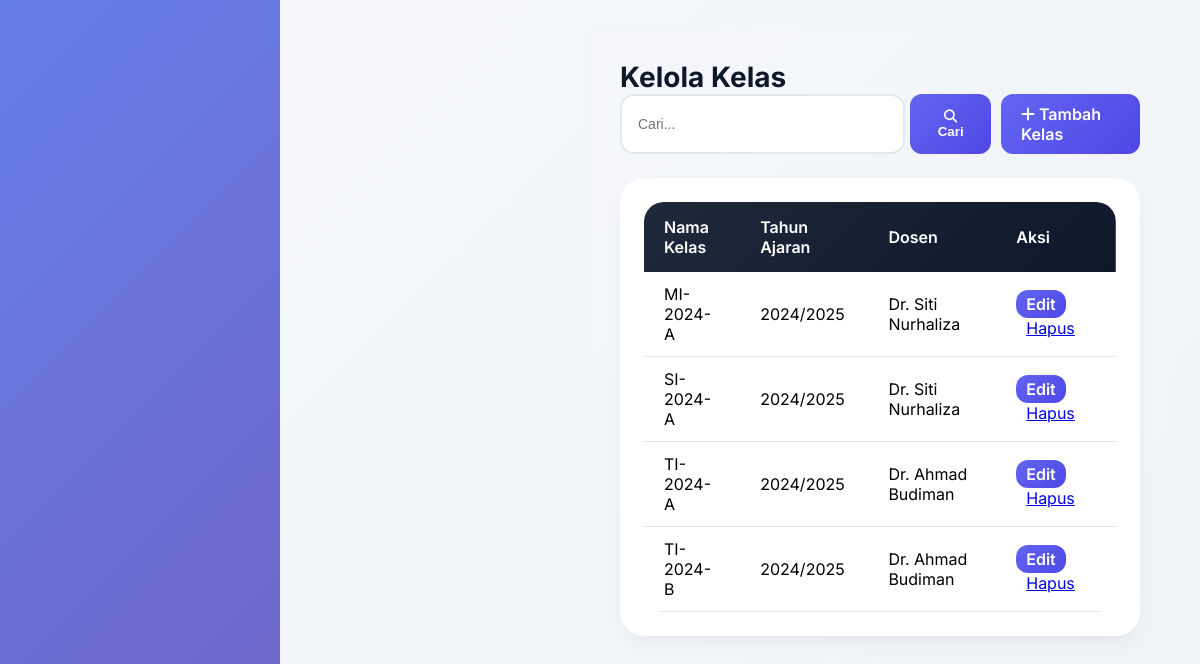
Page /admin/kelas/index.php (signed in) on the earlier database version.
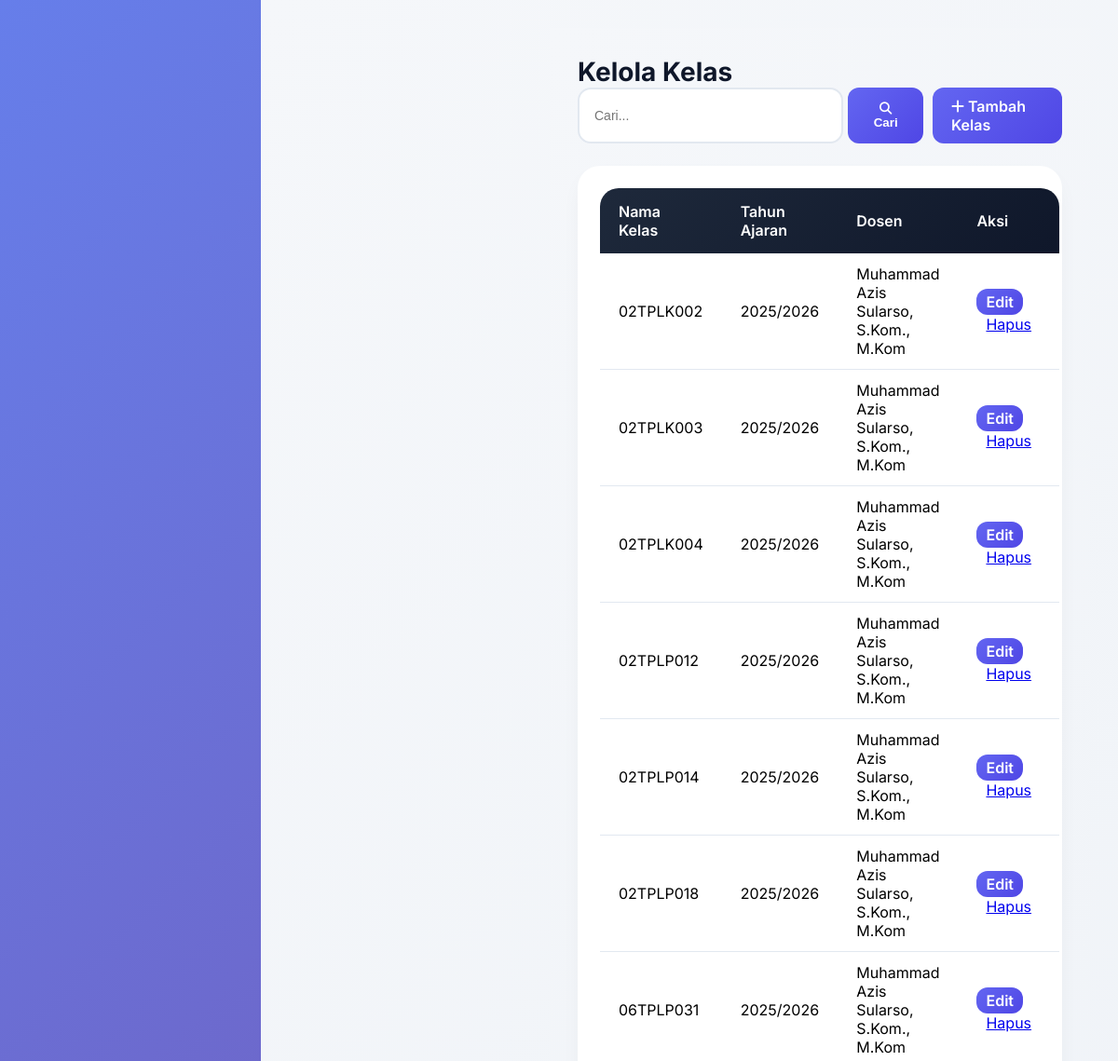
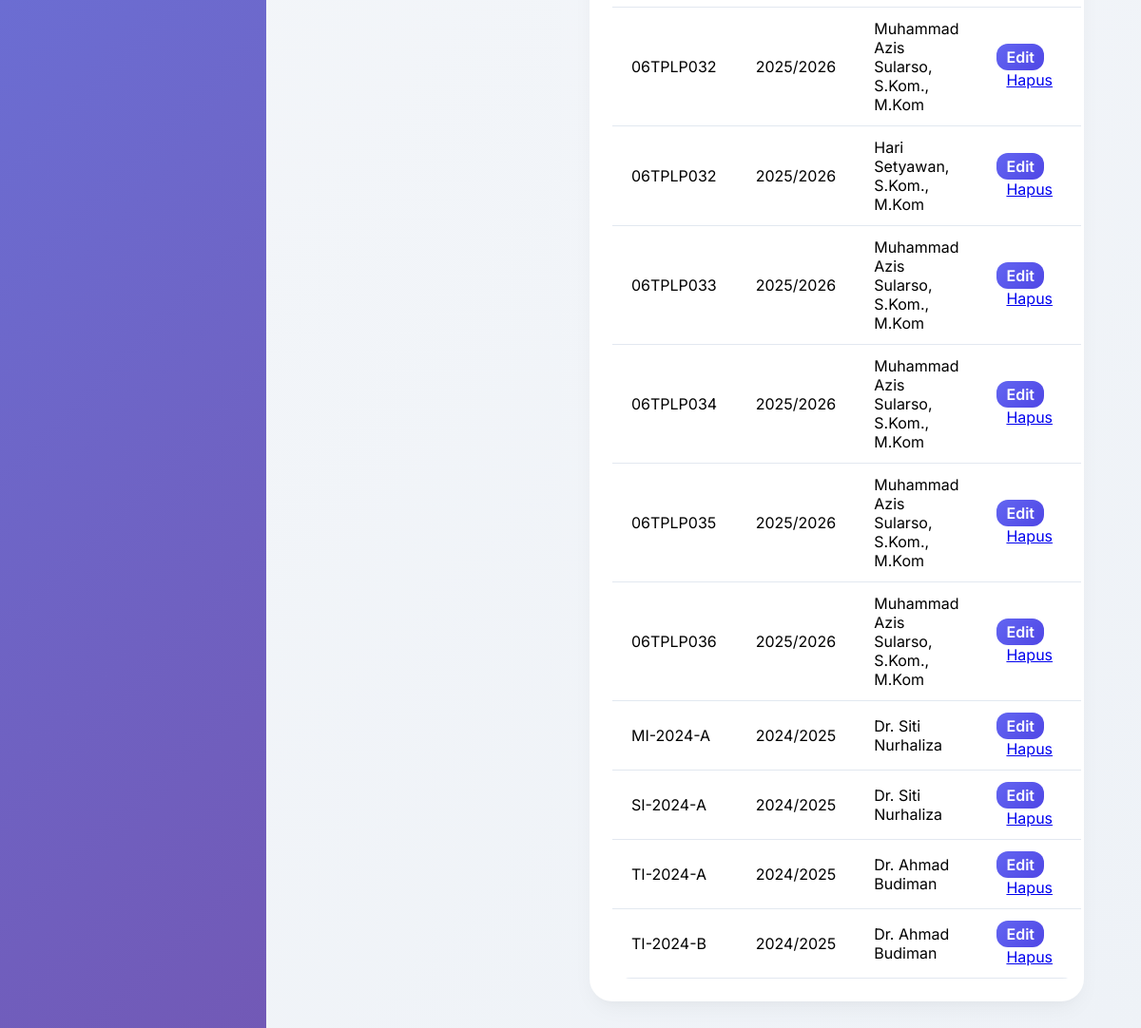
Same page on the later database version (2 pictures, top to bottom).
### tables this page shows
CREATE TABLE `kelas` (
  `id` int(11) NOT NULL AUTO_INCREMENT,
  `nama_kelas` varchar(100) NOT NULL,
  `dosen_id` int(11) DEFAULT NULL,
  `tahun_ajaran` varchar(20) DEFAULT NULL,
  `created_at` timestamp NOT NULL DEFAULT current_timestamp(),
  PRIMARY KEY (`id`),
  KEY `dosen_id` (`dosen_id`),
  CONSTRAINT `kelas_ibfk_1` FOREIGN KEY (`dosen_id`) REFERENCES `users` (`id`) ON DELETE SET NULL
);

CREATE TABLE `users` (
  `id` int(11) NOT NULL AUTO_INCREMENT,
  `username` varchar(50) NOT NULL,
  `password` varchar(255) NOT NULL,
  `role` enum('admin','dosen','mahasiswa') NOT NULL,
  `nama_lengkap` varchar(100) NOT NULL,
  `email` varchar(100) DEFAULT NULL,
  `nim_nip` varchar(30) DEFAULT NULL,
  `created_at` timestamp NOT NULL DEFAULT current_timestamp(),
  PRIMARY KEY (`id`),
  UNIQUE KEY `username` (`username`)
);

### admin/kelas/index.php (the view, shortened to what this page needs)
<?php
require_once BASE_PATH . '/config/database.php';
$search = isset($_GET['search']) ? mysqli_real_escape_string($conn, trim($_GET['search'])) : '';
$query = "SELECT k.*, u.nama_lengkap as dosen_nama FROM kelas k LEFT JOIN users u ON k.dosen_id = u.id";
$query .= " ORDER BY k.nama_kelas";
$kelas = mysqli_query($conn, $query);
require_once BASE_PATH . '/includes/header.php';
?>
<div class="page-header">
    <h1 class="page-title">Kelola Kelas</h1>
    <div style="display: flex; gap: 10px;">
        <form method="GET" style="display: flex; gap: 5px;">
            <input type="text" name="search" class="form-control" placeholder="Cari..." value="<?= htmlspecialchars($search) ?>" style="width: 300px;">
            <button type="submit" class="btn-primary"><i class="fas fa-search"></i> Cari</button>
        </form>
        <a href="<?= BASE_URL ?>/admin/kelas/tambah.php" class="btn-primary"><i class="fas fa-plus"></i> Tambah Kelas</a>
    </div>
</div>
<div class="card-modern">
    <table class="table-modern">
        <thead><tr><th>Nama Kelas</th><th>Tahun Ajaran</th><th>Dosen</th><th>Aksi</th></tr></thead>
        <tbody>
            <?php while($k = mysqli_fetch_assoc($kelas)): ?>
            <tr>
                <td><?= htmlspecialchars($k['nama_kelas']) ?></td>
                <td><?= htmlspecialchars($k['tahun_ajaran']) ?></td>
                <td><?= htmlspecialchars($k['dosen_nama'] ?? '-') ?></td>
                <td>
                    <a href="<?= BASE_URL ?>/admin/kelas/edit.php?id=<?= $k['id'] ?>" class="btn-primary" style="padding:4px 10px;">Edit</a>
                    <a href="?hapus=<?= $k['id'] ?>" class="btn-danger" style="padding:4px 10px;" onclick="return confirm('Yakin hapus?')">Hapus</a>
                </td>
            </tr>
            <?php endwhile; ?>
        </tbody>
    </table>
</div>
<?php require_once BASE_PATH . '/includes/footer.php'; ?>

Differences in the rows shown:
added kelas: nama_kelas "02TPLK002", tahun_ajaran "2025/2026", dosen.nama_lengkap "Muhammad Azis Sularso, S.Kom., M.Kom"
added kelas: nama_kelas "02TPLK003", tahun_ajaran "2025/2026", dosen.nama_lengkap "Muhammad Azis Sularso, S.Kom., M.Kom"
added kelas: nama_kelas "02TPLK004", tahun_ajaran "2025/2026", dosen.nama_lengkap "Muhammad Azis Sularso, S.Kom., M.Kom"
added kelas: nama_kelas "02TPLP012", tahun_ajaran "2025/2026", dosen.nama_lengkap "Muhammad Azis Sularso, S.Kom., M.Kom"
added kelas: nama_kelas "02TPLP014", tahun_ajaran "2025/2026", dosen.nama_lengkap "Muhammad Azis Sularso, S.Kom., M.Kom"
added kelas: nama_kelas "02TPLP018", tahun_ajaran "2025/2026", dosen.nama_lengkap "Muhammad Azis Sularso, S.Kom., M.Kom"
added kelas: nama_kelas "06TPLP031", tahun_ajaran "2025/2026", dosen.nama_lengkap "Muhammad Azis Sularso, S.Kom., M.Kom"
added kelas: nama_kelas "06TPLP032", tahun_ajaran "2025/2026", dosen.nama_lengkap "Muhammad Azis Sularso, S.Kom., M.Kom"
added kelas: nama_kelas "06TPLP032", tahun_ajaran "2025/2026", dosen.nama_lengkap "Hari Setyawan, S.Kom., M.Kom"
added kelas: nama_kelas "06TPLP033", tahun_ajaran "2025/2026", dosen.nama_lengkap "Muhammad Azis Sularso, S.Kom., M.Kom"
added kelas: nama_kelas "06TPLP034", tahun_ajaran "2025/2026", dosen.nama_lengkap "Muhammad Azis Sularso, S.Kom., M.Kom"
added kelas: nama_kelas "06TPLP035", tahun_ajaran "2025/2026", dosen.nama_lengkap "Muhammad Azis Sularso, S.Kom., M.Kom"
added kelas: nama_kelas "06TPLP036", tahun_ajaran "2025/2026", dosen.nama_lengkap "Muhammad Azis Sularso, S.Kom., M.Kom"
